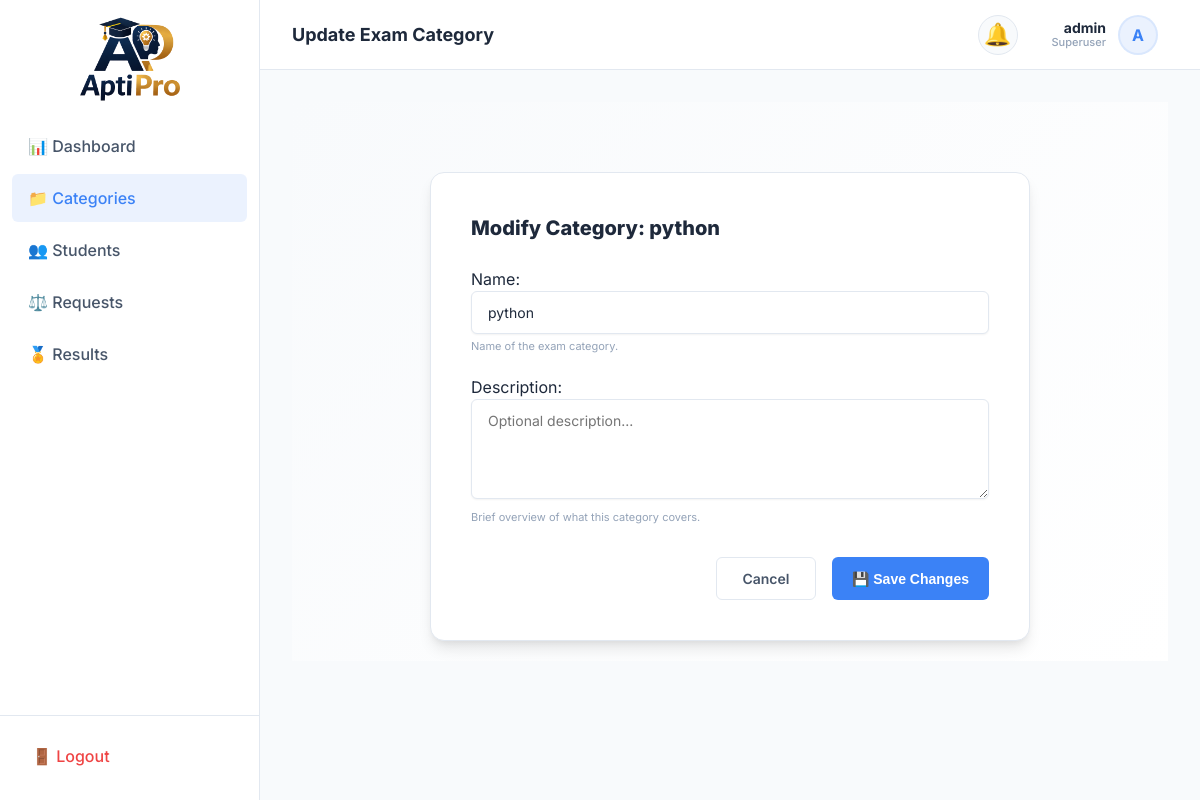
Screenshot of /admin-panel/categories/30/edit/ (signed in) with the database file from the repository.
### exams/models.py (models this page shows, shortened)
class CustomUser(AbstractUser):
    class Role(models.TextChoices):
        STUDENT = 'Student', 'Student'
        ADMIN = 'Admin', 'Admin'
    role = models.CharField(
        max_length=10,
        choices=Role.choices,
        default=Role.STUDENT,
        db_index=True,
        help_text='Determines UI experience. Admin dashboard requires is_superuser.',
    )
    whatsapp_number = models.CharField(
        max_length=15,
        blank=True,
        validators=[
            RegexValidator(
                regex=r'^\+?1?\d{9,15}$',
                message='WhatsApp number must be 9-15 digits, optionally starting with +.',
            )
        ],
        help_text='WhatsApp number for direct contact.',
    )
    phone_number = models.CharField(
        max_length=15,
        blank=True,
        validators=[
            RegexValidator(
                regex=r'^\+?1?\d{9,15}$',
                message='Phone number must be 9-15 digits, optionally starting with +.',
            )
        ],
        help_text='Primary contact number.',
    )
    profile_photo = models.ImageField(
        upload_to='profile_photos/%Y/%m/',
        blank=True,
        null=True,
        help_text='Student profile picture.',
    )
    date_of_birth = models.DateField(
        blank=True,
        null=True,
        help_text='Student date of birth.',
    )
    address = models.TextField(
        blank=True,
        help_text='Full postal address.',
    )
    institution = models.CharField(
        max_length=200,
        blank=True,
        help_text='School / college / university name.',
    )
    @property
    def name(self):
        if self.first_name and self.last_name:
            return f"{self.first_name} {self.last_name}"
        return self.first_name or self.username
    class Meta:
        verbose_name = 'User'
        verbose_name_plural = 'Users'
        ordering = ['-date_joined']
        indexes = [
            models.Index(fields=['role'], name='idx_user_role'),
            models.Index(fields=['-date_joined'], name='idx_user_joined'),
            models.Index(fields=['email'], name='idx_user_email'),
        ]

class Category(models.Model):
    name = models.CharField(
        max_length=100,
        unique=True,
        db_index=True,
        help_text='Name of the exam category.'
    )
    description = models.TextField(
        blank=True,
        help_text='Brief overview of what this category covers.'
    )
    created_at = models.DateTimeField(auto_now_add=True, db_index=True)
    is_active = models.BooleanField(
        default=True,
        db_index=True,
        help_text='Whether this category is visible to students.'
    )
    class Meta:
        verbose_name = 'Category'
        verbose_name_plural = 'Categories'
        ordering = ['name']
        indexes = [
            models.Index(fields=['name'], name='idx_cat_name'),
            models.Index(fields=['-created_at'], name='idx_cat_created'),
        ]

### exams/views.py (the view, shortened to what this page needs)
# urls.py: path('admin-panel/categories/<int:pk>/edit/', views.AdminEditCategoryView.as_view(), name='admin_edit_category'),
class AdminEditCategoryView(SuperuserRequiredMixin, View):
    def get(self, request, pk):
        cat = get_object_or_404(Category, pk=pk)
        form = CategoryForm(instance=cat)
        return render(request, 'exams/admin/add_category.html', {'form': form, 'edit': True})

### exams/forms.py
class CategoryForm(forms.ModelForm):
    class Meta:
        model = Category
        fields = ['name', 'description']
        widgets = {
            'name': forms.TextInput(attrs={'class': 'form-input', 'placeholder': 'Category Name (e.g. Python)'}),
            'description': forms.Textarea(attrs={'class': 'form-input', 'rows': 3, 'placeholder': 'Optional description...'}),
        }

### exams/mixins.py (called while the page is built)
    def test_func(self):
        return self.request.user.is_superuser

### templates/exams/admin/add_category.html (shortened to what this page needs)
{% extends 'base.html' %}
{% load static %}
{% block page_title %}{% if edit %}Update{% else %}Create{% endif %} Exam Category{% endblock %}
{% block content %}
<div class="auth-page" style="display: flex; align-items: flex-start; justify-content: center; padding-top: 50px; min-height: 0;">
  <div class="auth-card" style="width: 100%; max-width: 600px;">
    <h2 style="font-size: 20px; font-weight: 800; color: var(--text-primary); margin-bottom: 24px;">
      {% if edit %}Modify Category: {{ form.instance.name }}{% else %}New Category Information{% endif %}
    </h2>
    <form method="POST">
      {% for field in form %}
        <div class="form-group">
          {{ field.label_tag }}
          {{ field }}
          {% if field.help_text %}
            <div style="color: var(--text-muted); font-size: 11px; margin-top: 4px;">{{ field.help_text }}</div>
          {% endif %}
        </div>
      {% endfor %}
      <div style="display: flex; gap: 16px; justify-content: flex-end; margin-top: 32px;">
        <a href="{% url 'admin_categories' %}" class="btn btn-outline" style="min-width: 100px;">Cancel</a>
        <button type="submit" class="btn btn-primary" style="min-width: 150px;">
          {% if edit %}💾 Save Changes{% else %}✨ Create Category{% endif %}
        </button>
      </div>
    </form>
  </div>
</div>
{% endblock %}

### templates/base.html (shortened to what this page needs)
{% load static %}
<!DOCTYPE html>
<html lang="en">
<head>
  <link rel="stylesheet" href="{% static 'css/style.css' %}">
</head>
<body class="{% block body_class %}{% endblock %}">
  <div class="app-container">
    {% if user.is_authenticated %}
    <div class="sidebar" id="sidebar">
      <div class="brand" style="display: flex; justify-content: center; margin-top: -3.5rem;margin-bottom: -4rem;">
        <img src="{% static 'images/logo.png' %}" alt="Aptipro Logo"
          style="height: 150px; width: 200px; object-fit: contain;">
      </div>
      <nav class="sidebar-nav">
        {% if user.is_superuser %}
        <a href="{% url 'admin_dashboard' %}"
          class="nav-link {% if request.resolver_match.url_name == 'admin_dashboard' %}active{% endif %}">📊
          Dashboard</a>
        <a href="{% url 'admin_categories' %}"
          class="nav-link {% if 'category' in request.resolver_match.url_name %}active{% endif %}">📁 Categories</a>
        <a href="{% url 'admin_students' %}"
          class="nav-link {% if 'student' in request.resolver_match.url_name %}active{% endif %}">👥 Students</a>
        <a href="{% url 'admin_exam_requests' %}"
          class="nav-link {% if 'request' in request.resolver_match.url_name %}active{% endif %}">⚖️ Requests</a>
        <a href="{% url 'admin_results' %}"
          class="nav-link {% if 'result' in request.resolver_match.url_name %}active{% endif %}">🏅 Results</a>
        {% endif %}
      </nav>
      <div style="padding: 16px; border-top: 1px solid var(--border-color);">
        <a href="{% url 'logout' %}" class="nav-link" style="color: var(--accent-danger);">🚪 Logout</a>
      </div>
    </div>
    {% endif %}
    <div class="main-content">
      {% if user.is_authenticated %}
      <header class="header">
        <h1 style="font-size: 18px; font-weight: 700; color: var(--text-primary);">
          {% block page_title %}Dashboard{% endblock %}
        </h1>
        <div class="header-actions">
          <div class="notification-container" id="notifContainer">
            <div class="notification-bell" onclick="toggleNotifDropdown(event)">
              🔔 {% if unread_count > 0 %}<span class="notification-badge" id="notifBadge"></span>{% endif %}
            </div>
          </div>
          <div class="user-meta" id="userMenuTrigger" onclick="toggleUserDropdown(event)">
            <div class="user-profile-trigger">
              <div class="user-info-text">
                <span class="user-name">{{ user.name|default:user.username }}</span>
                <span class="user-role">{{ user.get_role_display }}</span>
              </div>
              {% if user.profile_photo %}
              <img src="{{ user.profile_photo.url }}" alt="Profile" class="profile-circle">
              {% else %}
              <div class="profile-placeholder">{{ user.username.0|upper }}</div>
              {% endif %}
            </div>
          </div>
        </div>
      </header>
      {% endif %}
      <main class="content-body">
        {% block content %}{% endblock %}
      </main>
    </div>
  </div>
</body>
</html>

### rows the page displays
CustomUser: name "admin", role "Superuser", username.0 "A"
Category: instance.name "python", form "python"

### other values shown
{{ field.label_tag }} "Name:" "Description:"
{{ field.help_text }} "Name of the exam category." "Brief overview of what this category covers."
